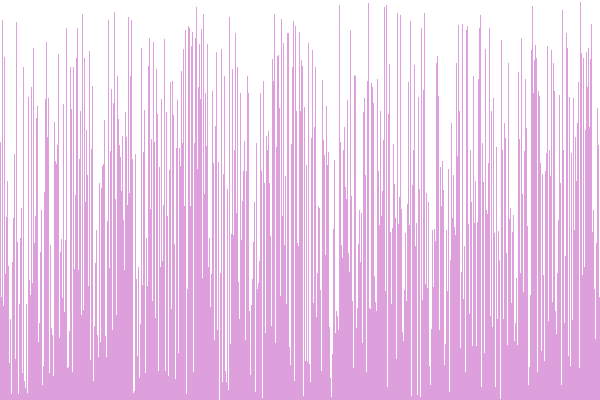
Frame 1 (no input)
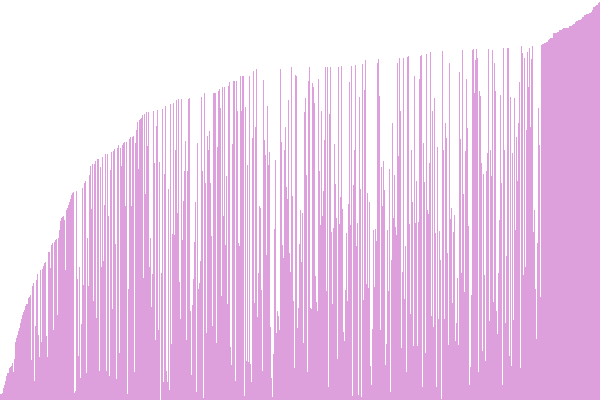
Frame 60 (the mouse pressed at the canvas centre just before this capture)
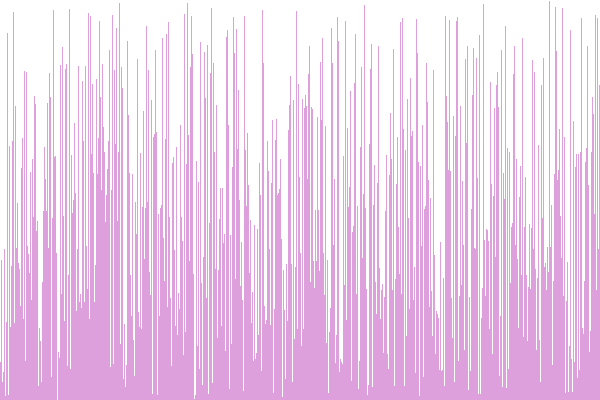
Frame 120 (the mouse held since frame 60 and released just before this capture)

The Processing sketch that drew these frames (run headless with seeded random() and noise(); from frame 60 on, the mouse is pressed at the canvas centre):

// Processing sketch: sketch__03_VisualArraySorter_P_
// ── sketch__03_VisualArraySorter_P_.pde
//1. create an array of ints. don't initialize it yet.
int[] arr;

void setup() {
  //2. set the size of your window
  //  if you are using Processing 3, you cannot use variables
  //  because the developers don't know how programming is supposed to work.
  size(600, 400);

  //3. initialize your array with the built in width variable
  arr = new int[width];
  
  //4. initialize the ints in the array with random numbers
  //   from 0 to the built in height variable
  for (int i = 0; i < arr.length; i++){
    arr[i] = (int) random(0, height);  
  }

  //5. call the noStroke() method
  noStroke();

}

void draw() {
  //6. set the background color with background(r, g, b);
  background(255, 255, 255);

  //7. set the color for your graph
  fill(221,160,221);

  //8. draw a rectangle for each int in your array.
  for (int i = 0; i < arr.length; i++){
      rect(i, height, 1, -arr[i]);
  //   the x value will be the current index in the array
  //   the y value will the height variable
  //   the width is 1 (one)
  //   the height is negative the value of the element at the current index of the array
  }

  //9. call the stepSort method
  stepSort(arr);

  //10. extract the code that randomizes the array into a method.

  //11. call the method you made in step 10 when the mouse is pressed
  if (mousePressed){
    randomizeArray(arr);
  }

}

void stepSort(int[] arr) {
  for (int i = 1; i < arr.length; i++) {
    if (arr[i - 1] > arr[i]) {
      int t = arr[i];
      arr[i] = arr[i - 1];
      arr[i - 1] = t;
    }
  }
}

void randomizeArray(int[] arr) {
  for (int i = 0; i < arr.length; i++){
    arr[i] = (int) random(0, height);  
  }
}
